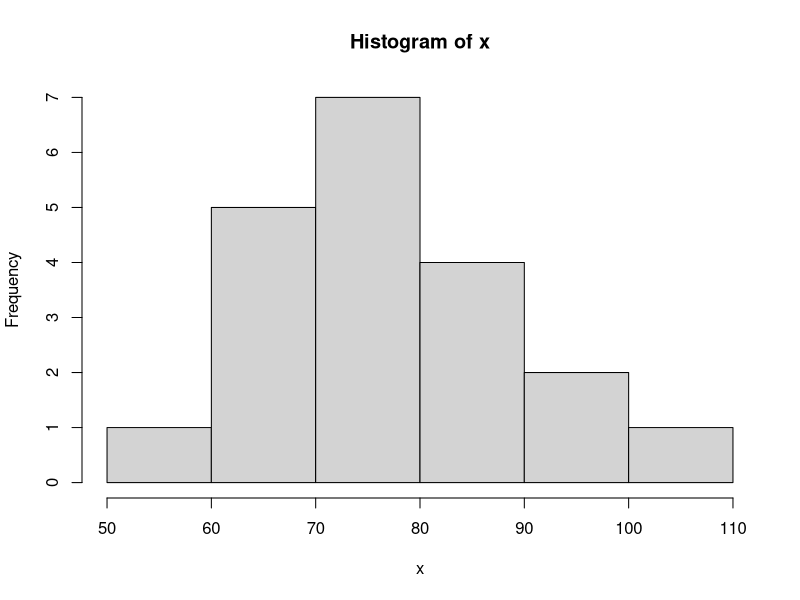

Generate this figure with R:
## ---- chunk 1
knitr::opts_chunk$set(echo = TRUE)
library(tidyverse)
## ---- chunk 2
x <- c(5, 6, 7, 8, 9, 10, 11, 12, 13, 14, 15, 16, 17, 18, 19, 20, 21, 22, 23, 24, 25, 26, 27, 28, 29) 
## ---- chunk 3
median(x)
## ---- chunk 4
quantile(x)
## ---- chunk 5
x <- c(6.40, 5.20)
## ---- chunk 6
median(x)
## ---- chunk 7
x <- c(68, 70, 72, 58, 90, 110, 68, 70, 72, 80, 80, 67, 90, 94, 100, 80, 75, 79, 84, 90)
## ---- chunk 8
median(x)
## ---- chunk 9
mean(x)
## ---- chunk 10
quantile(x)
## ---- chunk 11
sd(x)
## ---- chunk 12
hist(x)
## ---- chunk 13
dadosCo2 <- read_csv("dados/brutos/dados_co2.csv")

dadosCo2
## ---- chunk 14
tabela_01 <- tribble(
  ~nome, ~altura, ~peso,
  "Ana", 155, 50,
  "Ludimilla", 158, 61,
  "Cristina", 162, 65,
  "Tereza", 168, 68,
  "Patrícia", 170, 69,
  "Mariana", 170, 65,
  "Ana Paula", 172, 82,
  "Dirce", 173, 79) 
tabela_01 %>% view()
## ---- chunk 15
altura <- c(155, 158, 162, 168, 170, 170, 172, 173)
## ---- chunk 16
median(altura)
## ---- chunk 17
mean(altura)
## ---- chunk 18
sd(altura)
## ---- chunk 19
peso <- c(50, 61, 65, 68, 69, 65, 82, 79)
## ---- chunk 20
median(peso)
## ---- chunk 21
mean(peso)
## ---- chunk 22
sd(peso)
